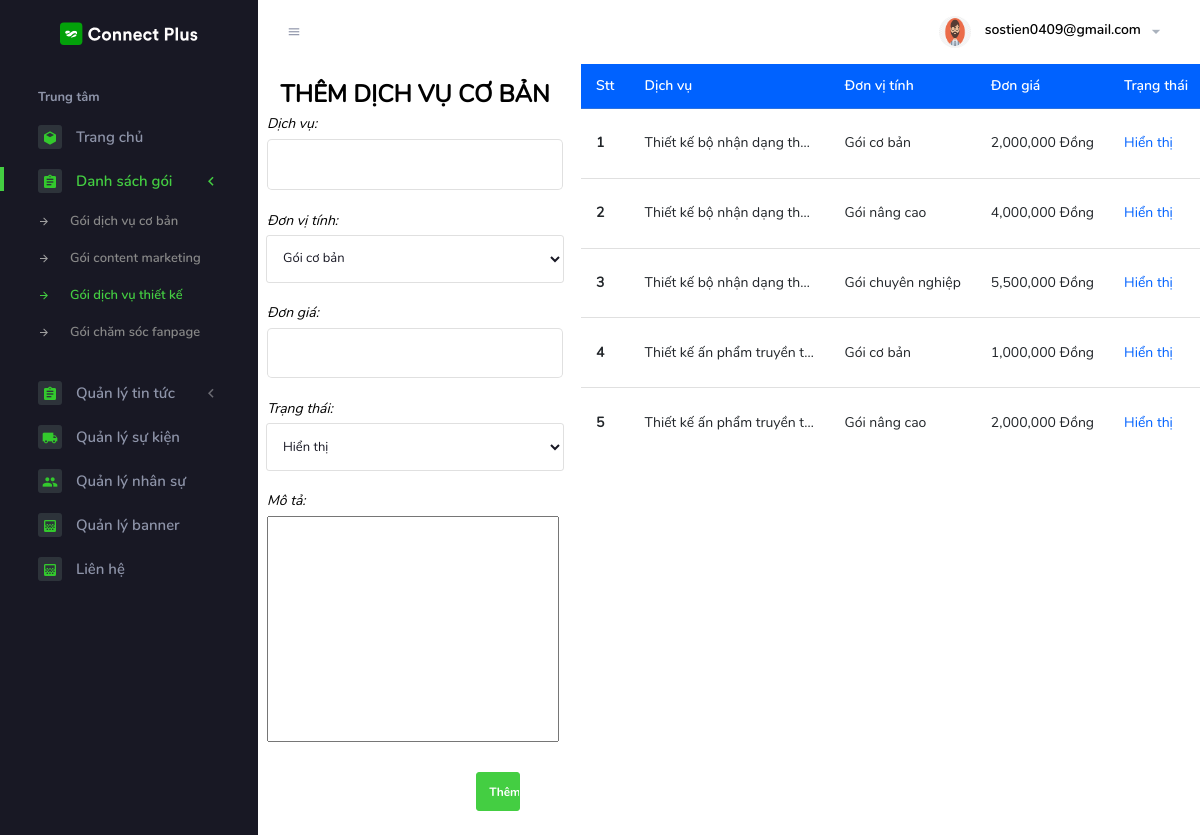
Page /admin/designservices/designservices.php (signed in) on the committed database.
### tables this page shows
CREATE TABLE `designservices` (
  `id` int(11) NOT NULL,
  `name` text NOT NULL,
  `unit` int(11) NOT NULL,
  `status` int(11) NOT NULL,
  `price` int(11) NOT NULL,
  `des` text NOT NULL
);

### admin/designservices/designservices.php (the view, shortened to what this page needs)
<?php
include_once("../Template/header.php");
include_once("../Template/nav.php");
include_once("../Template/side.php");
include_once("../../connect.php");
?>
<div class="container">
    <div class="row">
        <div class="col-lg-4">
            <?php
            if (isset($_GET['action']) == 'sua') {
                $id = $_GET['id'];
                $sql_select_DS = "SELECT * FROM designservices WHERE id = ?";
                $stmt = $conn->prepare($sql_select_DS);
                $stmt->bind_param("i", $id);
                $stmt->execute();
                $result = $stmt->get_result();
                if ($row = $result->fetch_assoc()) {
            ?>
                    <h2 class="text-black text-uppercase text-center mt-3">Sửa dịch vụ thiết kế</h2>
                    <form action="./handleDS.php" method="post">
                        <input type="hidden" name="id" id="" value="<?php echo $row['id'] ?>">
                        <div class="form-group">
                            <label for="" class="text-black font-italic">Dịch vụ thiết kế:</label>
                            <input type="text" name="name" class="form-control form-control-lg" value="<?php echo $row["name"] ?>" required>
                        </div>
                        <div class="form-group">
                            <label for="" class="text-black font-italic">Đơn vị tính:</label>
                            <select name="unit" id="" class="form-control">
                                <option value="0" <?php echo ($row['unit'] == 0) ? 'selected' : ''; ?>>Gói cơ bản</option>
                                <option value="1" <?php echo ($row['unit'] == 1) ? 'selected' : ''; ?>>Gói nâng cao</option>
                                <option value="2" <?php echo ($row['unit'] == 2) ? 'selected' : ''; ?>>Gói chuyên nghiệp
                                </option>
                            </select>
                        </div>
                        <div class="form-group">
                            <label for="" class="text-black font-italic">Đơn giá:</label>
                            <input type="number" name="price" class="form-control form-control-lg" min="1000" maxlength="10" value="<?php echo $row["price"] ?>" required>
                        </div>
                        <div class="form-group">
                            <label for="" class="text-black font-italic">Trạng thái:</label>
                            <select name="status" id="" class="form-control">
                                <option value="0" <?php echo ($row['status'] == 0) ? 'selected' : ''; ?>>Không hiển thị</option>
                                <option value="1" <?php echo ($row['status'] == 1) ? 'selected' : ''; ?>>Hiển thị</option>
                            </select>
                        </div>
                        <div class="form-group">
                            <label for="" class="text-black font-italic">Mô tả:</label>
                            <textarea name="des" id="textarea1" cols="30" rows="10"><?php echo $row['des'] ?></textarea>
                        </div>
                        <div class="row">
                            <div class="col-md-4"></div>
                            <div class="col-md-4"></div>
                            <div class="col-md-4">
                                <div class="form-group">
                                    <input type="submit" name="updateDS" value="Sửa" class="btn btn-success w-50">
                                </div>
                            </div>
                        </div>
                    </form>
                <?php
                }
            } else {
                ?>
                <h2 class="text-black text-uppercase text-center mt-3">Thêm dịch vụ cơ bản</h2>
                <form action="./handleDS.php" method="post">
                    <div class="form-group">
                        <label for="" class="text-black font-italic">Dịch vụ:</label>
                        <input type="text" name="name" class="form-control form-control-lg" required>
                    </div>
                    <div class="form-group">
                        <label for="" class="text-black font-italic">Đơn vị tính:</label>
                        <select name="unit" id="" class="form-control">
                            <option value="0">Gói cơ bản</option>
                        </select>
                    </div>
                    <div class="form-group">
                        <label for="" class="text-black font-italic">Đơn giá:</label>
                        <input type="number" name="price" class="form-control form-control-lg" min="1000" maxlength="10" required>
                    </div>
                    <div class="form-group">
                        <label for="" class="text-black font-italic">Trạng thái:</label>
                        <select name="status" id="" class="form-control">
                            <option value="1" selected>Hiển thị</option>
                        </select>
                    </div>
                    <div class="form-group">
                        <label for="" class="text-black font-italic">Mô tả:</label>
                        <textarea name="des" id="textarea1" cols="30" rows="10"></textarea>
                    </div>
                    <div class="row">
                        <div class="col-md-4"></div>
                        <div class="col-md-4"></div>
                        <div class="col-md-4">
                            <div class="form-group">
                                <input type="submit" name="addDS" value="Thêm" class="btn btn-success w-50">
                            </div>
                        </div>
                    </div>
                </form>
            <?php
            }
            ?>
        </div>
        <div class="col-lg-7">
            <?php
            $sql_select_DS = "SELECT * FROM designservices";
            $stmt = $conn->prepare($sql_select_DS);
            $stmt->execute();
            $result = $stmt->get_result();
            ?>
            <table class="table">
                <thead>
                    <tr class="mt-5 bg-primary text-white">
                        <th scope="col">Stt</th>
                        <th scope="col">Dịch vụ</th>
                        <th scope="col">Đơn vị tính</th>
                        <th scope="col">Đơn giá</th>
                        <th scope="col">Trạng thái</th>
                    </tr>
                </thead>
                <tbody>
                    <?php
                    $i = 0;
                    while ($row = $result->fetch_assoc()) {
                        $i++;
                    ?>
                        <tr>
                            <th scope="row"><?php echo $i ?></th>
                            <td class="gon-chu"><?php echo $row['name'] ?></td>
                            <td>
                                <?php
                                switch ($row['unit']) {
                                    case "0":
                                        echo "Gói cơ bản";
                                        break;
                                    case "1":
                                        echo "Gói nâng cao";
                                        break;
                                    case "2":
                                        echo "Gói chuyên nghiệp";
                                        break;
                                }
                                ?>
                            </td>
                            <td>
                                <?php
                                if ($row["price"] == null) {
                                    echo "Thỏa thuận";
                                } else {
                                    echo number_format($row["price"]) . " Đồng";
                                }
                                ?>
                            </td>
                            <td>
                                <?php
                                if ($row['status'] == 1) {
                                    echo '<span class="text text-primary">Hiển thị</span>';
                                } elseif ($row['status'] == 0) {
                                    echo '<span class="text text-danger">Không hiển thị</span>';
                                }
                                ?>
                            </td>
                        </tr>
                    <?php
                    }
                    ?>
                </tbody>
            </table>
        </div>
    </div>
</div>
<?php
include_once("../Template/footer.php");
?>

### admin/Template/header.php (style rules this page uses)
.gon-chu { max-width: 200px; white-space: nowrap; overflow: hidden; text-overflow: ellipsis; }

### rows in the picture
designservices: name "Thiết kế bộ nhận dạng th…", unit "Gói cơ bản", price "2,000,000", status "Hiển thị"
designservices: name "Thiết kế bộ nhận dạng th…", unit "Gói nâng cao", price "4,000,000", status "Hiển thị"
designservices: name "Thiết kế bộ nhận dạng th…", unit "Gói chuyên nghiệp", price "5,500,000", status "Hiển thị"
designservices: name "Thiết kế ấn phẩm truyền t…", unit "Gói cơ bản", price "1,000,000", status "Hiển thị"
designservices: name "Thiết kế ấn phẩm truyền t…", unit "Gói nâng cao", price "2,000,000", status "Hiển thị"

### other values in the picture
$_SESSION['admin'] "sostien0409@gmail.com"
